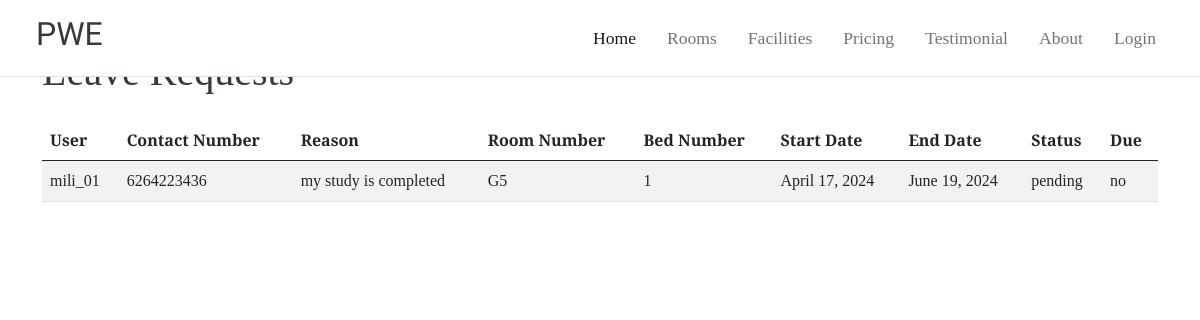
Screenshot of /admin_leave-requests/ with the database file from the repository.
### Main/models.py (models this page shows, shortened)
class Leave(models.Model):
    user = models.ForeignKey(User, on_delete=models.CASCADE)
    contact_number = models.CharField(max_length=15)
    reason = models.TextField()
    room_number = models.CharField(max_length=50)
    bed_number = models.CharField(max_length=50)
    start_date = models.DateField()
    end_date = models.DateField()
    STATUS_CHOICES = [
        ('pending', 'Pending'),
        ('approved', 'Approved'),
        ('denied', 'Denied'),
    ]
    status = models.CharField(max_length=10, choices=STATUS_CHOICES, default='pending')
    DUE_CHOICES = [
        ('yes', 'Yes'),
        ('no', 'No'),
    ]
    due = models.CharField(max_length=3, choices=DUE_CHOICES, default='no')

### Main/views.py (the view)
# urls.py: path('admin_leave-requests/', admin_leave_requests, name='admin_leave_requests'),
def admin_leave_requests(request):
    leave_requests = Leave.objects.all()
    return render(request, 'admin_leave_requests.html', {'leave_requests': leave_requests})

### Main/templates/admin_leave_requests.html (shortened to what this page needs)
{% extends 'base.html' %}
{% load static %}
{% block content %}
<div class="container">
    <h1 class="mt-5">Leave Requests</h1>
    {% if leave_requests %}
    <div class="table-responsive mt-4">
        <table class="table table-striped table-hover">
            <thead>
                <tr class="table-Success">
                    <th>User</th>
                    <th>Contact Number</th>
                    <th>Reason</th>
                    <th>Room Number</th>
                    <th>Bed Number</th>
                    <th>Start Date</th>
                    <th>End Date</th>
                    <th>Status</th>
                    <th>Due</th>
                </tr>
            </thead>
            <tbody>
                {% for leave_request in leave_requests %}
                <tr>
                    <td>{{ leave_request.user }}</td>
                    <td>{{ leave_request.contact_number }}</td>
                    <td>{{ leave_request.reason }}</td>
                    <td>{{ leave_request.room_number }}</td>
                    <td>{{ leave_request.bed_number }}</td>
                    <td>{{ leave_request.start_date }}</td>
                    <td>{{ leave_request.end_date }}</td>
                    <td>{{ leave_request.status }}</td>
                    <td>{{ leave_request.due }}</td>
                </tr>
                {% endfor %}
            </tbody>
        </table>
    </div>
    {% else %}
    <p>No leave requests found.</p>
    {% endif %}
</div>
{% endblock %}

### Main/static/css/style.css (style rules this page uses)
* { margin: 0; padding: 0; box-sizing: border-box; }
.container { max-width: 1200px; margin: 0 auto; padding: 0 20px; }

### Main/templates/base.html (style rules this page uses)
body { font-family: "Playfair Display", serif; font-optical-sizing: auto; font-weight: <weight>; font-style: normal; }
h1, h2, h3, h4, h5, h6 { color: #343a40; }

### rows the page displays
Leave: user "mili_01", contact_number "6264223436", reason "my study is completed", room_number "G5", bed_number "1", start_date "April 17, 2024", end_date "June 19, 2024", status "pending", due "no"
